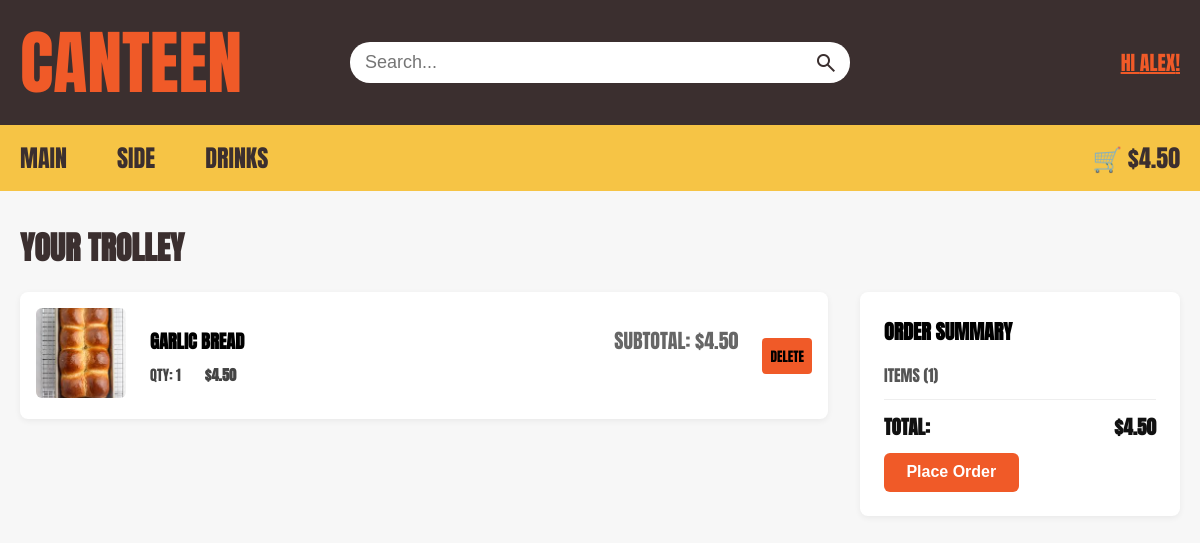
Before: /trolley (signed in) with the older database file.
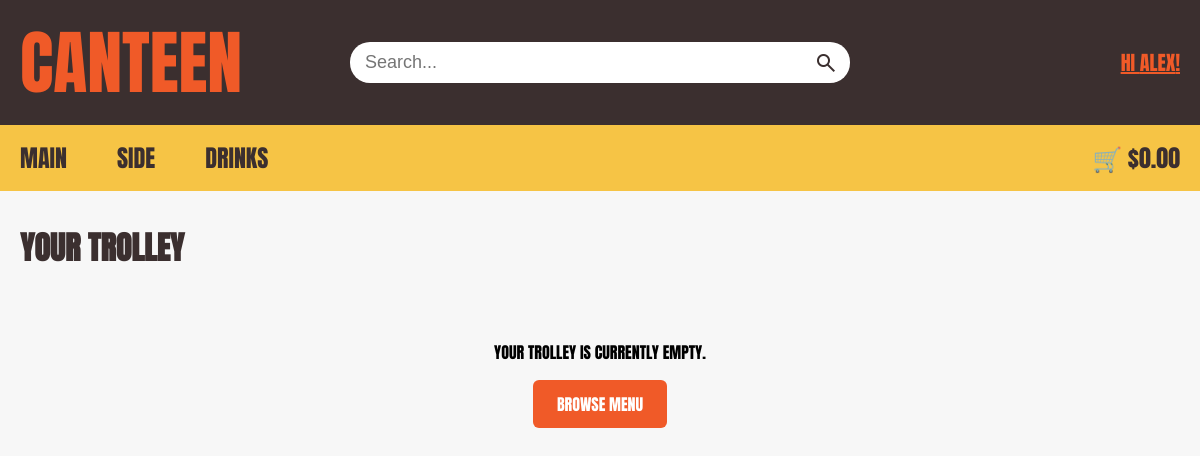
After: the same page with the newer database file.
### tables this page shows
CREATE TABLE Trolley (trolley_ID INTEGER PRIMARY KEY, user_ID INTEGER REFERENCES User (ID), item_ID INTEGER REFERENCES Menu (item_ID), quantity INTEGER);

CREATE TABLE Menu (item_ID INTEGER PRIMARY KEY NOT NULL UNIQUE, item_name TEXT, item_type TEXT, is_available INTEGER, price NUMERIC (10, 2), item_photo TEXT, item_description TEXT);

### app.py (the view)
@app.route('/trolley')
def trolley():
    if 'user_id' not in session:
        return redirect('/login')
    user_ID = session['user_id']
    db = get_db()
    db.row_factory = sqlite3.Row
    cursor = db.cursor()
    cursor.execute(
        """
        SELECT Trolley.trolley_ID, Trolley.item_ID, Trolley.quantity,
               Menu.item_name, Menu.price, Menu.item_photo
        FROM Trolley
        JOIN Menu ON Trolley.item_ID = Menu.item_ID
        WHERE Trolley.user_ID = ?
        """,
        (user_ID,)
    )
    trolley_items = cursor.fetchall()
    cursor.close()
    total = sum(
        item['price'] * item['quantity']
        for item in trolley_items
    )
    return render_template(
        'trolley.html',
        trolley_items=trolley_items,
        total=total
    )

### app.py (called while the page is built)
def get_db():
    db = getattr(g, '_database', None)
    if db is None:
        db = g._database = sqlite3.connect(DATABASE)
    return db

@app.teardown_appcontext
def close_connection(exception):
    db = getattr(g, '_database', None)
    if db is not None:
        db.close()

### templates/trolley.html (shortened to what this page needs)
<!DOCTYPE html>
<html lang="en">
<head>
  <link rel="stylesheet" href="{{ url_for('static', filename='style.css') }}">
  <link rel="stylesheet" href="{{ url_for('static', filename='trolley.css') }}">
</head>
<body>
  <header>
    <div class="top-bar">
      <div class="container top-bar-content">
        <div class="top-left"><a href="{{ url_for('home') }}">CANTEEN</a></div>
        <form class="search-container" method="GET" action="{{ url_for('search') }}">
          <input type="text" placeholder="Search..." name="query" autocomplete="off">
          <button type="submit" class="search-btn">
            <span class="material-symbols-outlined">search</span>
          </button>
        </form>
        {% if session.get('user_id') %}
          <a class="top-right" onclick="OpenAccountmanage();return false;" id="accountpopup" href="#">Hi {{ session['first_name'] }}!</a>
        {% else %}
          <div class="top-right"><p><a href="{{ url_for('user_login') }}">Log in</a> / <a href="{{ url_for('signup') }}">Sign up</a></p></div>
        {% endif %}
      </div>
    </div>
    <nav class="bottom-nav">
      <div class="container nav-content">
        <div class="nav-links">
          <a href="{{ url_for('catergory', item_type='Main') }}">Main</a>
          <a href="{{ url_for('catergory', item_type='Side') }}">Side</a>
          <a href="{{ url_for('catergory', item_type='Drink') }}">Drinks</a>
        </div>
        <div class="cart">
          <a href="{{ url_for('trolley') }}" id="cart-total-link">🛒 ${{ "%.2f"|format(total) }}</a>
        </div>
      </div>
    </nav>
  </header>
  <main class="container trolley-container">
    <h1>Your Trolley</h1>
    {% if trolley_items %}
      <div class="trolley-layout">
        <div class="trolley-items-list">
          {% for item in trolley_items %}
            <div class="trolley-card">
              <div class="item-image">
                <img src="{{ url_for('static', filename='images/' + item.item_photo) }}" alt="{{ item.item_name }}">
              </div>
              <div class="item-details">
                <div class="item-header">
                  <h2>{{ item.item_name }}</h2>
                  <span class="item-subtotal">Subtotal: ${{ "%.2f"|format(item.price * item.quantity) }}</span>
                </div>
                <div class="item-meta">
                  <span class="item-qty">Qty: {{ item.quantity }}</span>
                  <span class="item-price">${{ "%.2f"|format(item.price) }}</span>
                </div>
              </div>
              <button class="remove-btn" data-item-id="{{ item.item_ID }}" onclick="removeItemFromTrolley(this.dataset.itemId)" title="Remove item">
                <span class="delete_text">DELETE</span>
              </button>
            </div>
          {% endfor %}
        </div>
        <div class="trolley-summary">
          <h2>Order Summary</h2>
          <div class="summary-row">
            <span>Items ({{ trolley_items|length }})</span>
          </div>
          <hr class="summary-divider">
          <div class="summary-row total-row">
            <span>Total:</span>
            <span>${{ "%.2f"|format(total) }}</span>
          </div>
          <form action="{{ url_for('checkout') }}" method="POST" onsubmit="return confirm('Are you sure you want to place this order?');">
            <button type="submit" class="order-btn">Place Order</button>
          </form>
        </div>
      </div>
    {% else %}
      <div class="empty-trolley">
        <p>Your trolley is currently empty.</p>
        <a href="{{ url_for('home') }}" class="browse-btn">Browse Menu</a>
      </div>
    {% endif %}
  </main>
</body>
</html>

Changed rows visible on the page:
removed Trolley: item_photo (picture), item_name "GARLIC BREAD", quantity "1"
no longer on this page (row unchanged): Menu: item.price*item.quantity "4.50", price "4.50"
Other visible differences:
{{ "%.2f"|format(total) }}: "4.50" → "0.00"
{{ trolley_items|length }}: "1" → (not shown)
{{ "%.2f"|format(total) }}: "4.50" → (not shown)
text no longer shown: "ORDER SUMMARY ITEMS ( ) TOTAL: $ Place Order"
text now shown: "YOUR TROLLEY IS CURRENTLY EMPTY. BROWSE MENU"
